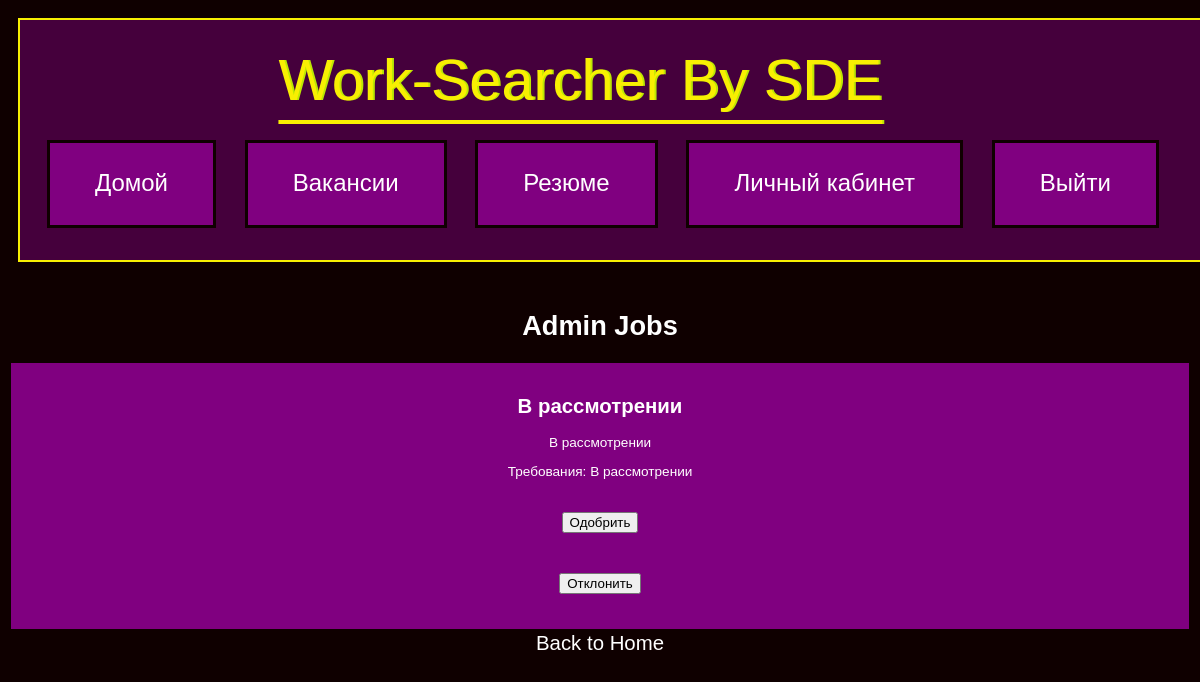
/admin/jobs (signed in), run on an earlier commit of the app's database.
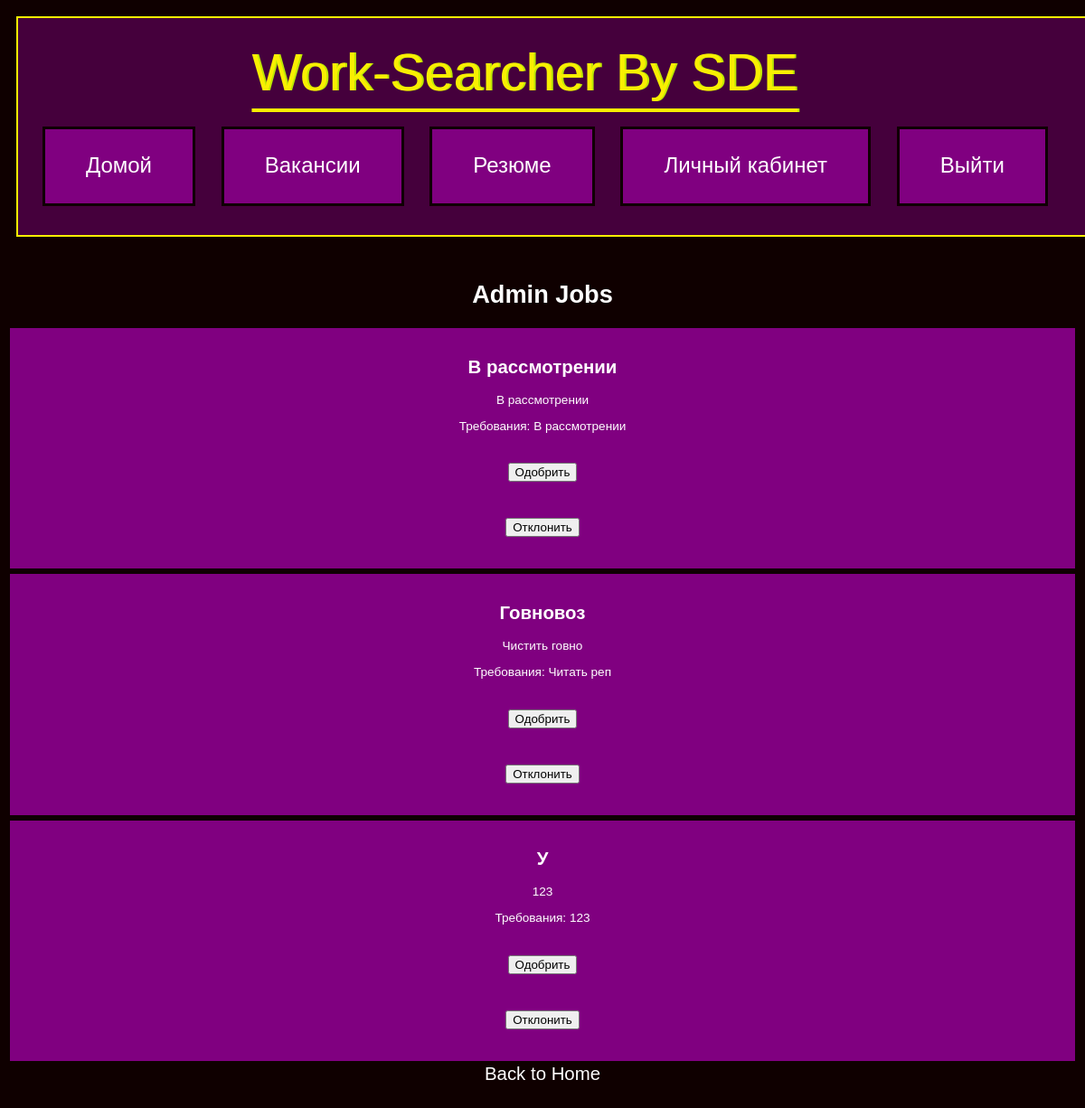
And on a later commit of the database.
### Model/models.py (models this page shows)
class Job(db.Model):
    id = db.Column(db.Integer, primary_key=True)
    title = db.Column(db.String(300), nullable=False)
    description = db.Column(db.Text, nullable=False)
    requirements = db.Column(db.String(200))
    image_filename = db.Column(db.String(300))
    user_id = db.Column(db.Integer, db.ForeignKey('user.id'), nullable=False)
    user = db.relationship('User', backref=db.backref('jobs', lazy=True))
    status = db.Column(db.Boolean, nullable=True)
    resumes = db.relationship('Resume', secondary=job_resume_association, backref=db.backref('jobs', lazy=True))

### Controller/job.py (the view)
@job.route('/admin/jobs', methods=['GET'])
@login_required
def admin_jobs():
    if not current_user.is_admin:
        abort(403)  # Возвращаем ошибку 403 Forbidden для неадминистраторов
    pending_jobs = Job.query.filter_by(status=None).all()
    return render_template('admin_jobs.html', pending_jobs=pending_jobs)

### app.py (called while the page is built)
@login_manager.user_loader
def load_user(user_id):
    return User.query.get(int(user_id))

### templates/admin_jobs.html (shortened to what this page needs)
{% extends "base.html" %}
{% block content %}
    <h1>Admin Jobs</h1>
    {% if pending_jobs %}
        <ul>
            {% for job in pending_jobs %}
                <li>
                    <h2>{{ job.title }}</h2>
                    <p>{{ job.description }}</p>
                    <p>Требования: {{ job.requirements }}</p>
                    <form method="post" action="{{ url_for('job.admin_approve_job', job_id=job.id) }}">
    <button type="submit" name="approve" value="true">Одобрить</button>
</form>
                    <form method="post" action="{{ url_for('job.reject_job', job_id=job.id) }}">
                        <button type="submit" name="reject" value="true">Отклонить</button>
                    </form>
                </li>
            {% endfor %}
        </ul>
    {% else %}
        <p>No jobs pending review.</p>
    {% endif %}
    <a href="{{ url_for('CZN.index') }}">Back to Home</a>
{% endblock %}

What changed in the data, as far as the page shows it:
added Job: title "Говновоз", description "Чистить говно", requirements "Читать реп"
added Job: title "У", description "123", requirements "123"
